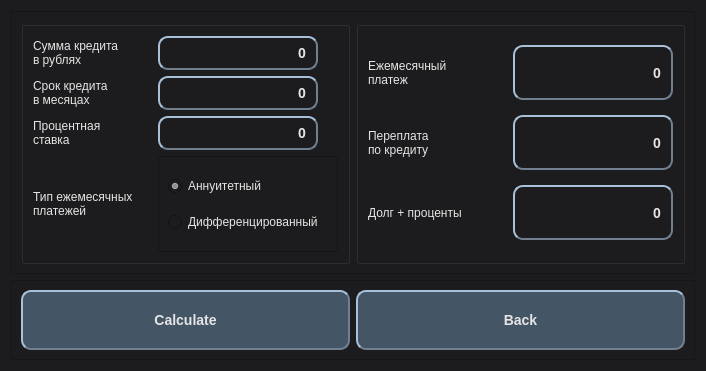
<?xml version="1.0" encoding="UTF-8"?>
<ui version="4.0">
 <class>Credit</class>
 <widget class="QWidget" name="Credit">
  <property name="geometry">
   <rect>
    <x>0</x>
    <y>0</y>
    <width>706</width>
    <height>371</height>
   </rect>
  </property>
  <property name="minimumSize">
   <size>
    <width>706</width>
    <height>371</height>
   </size>
  </property>
  <property name="maximumSize">
   <size>
    <width>706</width>
    <height>371</height>
   </size>
  </property>
  <property name="windowTitle">
   <string>Form</string>
  </property>
  <property name="styleSheet">
   <string notr="true">* {
	background-color: #1c1c1e; /* Темно-серый, ближе к черному */
	color: #e5e5e5; /* Светло-серый для текста */
	font-family: 'Open Sans';
}

QPushButton {
	background-color: #445566; /* Глубокий сине-серый */
    border-style: outset;
    border-width: 2px;
    border-radius: 10px;
    border-color: #708090; /* Стальной серый */
    font: bold 14px;
    padding: 6px;
}
QPushButton:hover {
	background-color: #567890; /* Насыщенный синий при наведении */
    border-style: inset;
}
QPushButton:pressed {
	background-color: #2a3b4c; /* Более темный синий при нажатии */
    border-style: inset;
}

QLineEdit{
	border-style: outset;
    border-width: 2px;
    border-radius: 10px;
    border-color: #708090; /* Стальной серый */
    font: bold 14px;
    padding: 6px;
}
#every_month_payment, #total, #overpayment{
	border-style: outset;
    border-width: 2px;
    border-radius: 10px;
    border-color: #708090; /* Стальной серый */
    font: bold 14px;
    padding: 6px;
}</string>
  </property>
  <layout class="QVBoxLayout" name="verticalLayout_2">
   <item>
    <widget class="QFrame" name="frame_2">
     <property name="sizePolicy">
      <sizepolicy hsizetype="Preferred" vsizetype="MinimumExpanding">
       <horstretch>0</horstretch>
       <verstretch>0</verstretch>
      </sizepolicy>
     </property>
     <property name="frameShape">
      <enum>QFrame::StyledPanel</enum>
     </property>
     <property name="frameShadow">
      <enum>QFrame::Raised</enum>
     </property>
     <layout class="QHBoxLayout" name="horizontalLayout">
      <item>
       <widget class="QGroupBox" name="groupBox">
        <property name="title">
         <string/>
        </property>
        <layout class="QGridLayout" name="gridLayout_2">
         <item row="1" column="0">
          <widget class="QLabel" name="label_term">
           <property name="text">
            <string>Срок кредита
в месяцах</string>
           </property>
           <property name="scaledContents">
            <bool>false</bool>
           </property>
          </widget>
         </item>
         <item row="3" column="1">
          <widget class="QFrame" name="frame">
           <property name="frameShape">
            <enum>QFrame::StyledPanel</enum>
           </property>
           <property name="frameShadow">
            <enum>QFrame::Raised</enum>
           </property>
           <layout class="QVBoxLayout" name="verticalLayout">
            <item>
             <widget class="QRadioButton" name="annuity">
              <property name="minimumSize">
               <size>
                <width>160</width>
                <height>0</height>
               </size>
              </property>
              <property name="maximumSize">
               <size>
                <width>160</width>
                <height>16777215</height>
               </size>
              </property>
              <property name="text">
               <string>Аннуитетный</string>
              </property>
              <property name="checked">
               <bool>true</bool>
              </property>
             </widget>
            </item>
            <item>
             <widget class="QRadioButton" name="differentiated">
              <property name="minimumSize">
               <size>
                <width>160</width>
                <height>0</height>
               </size>
              </property>
              <property name="maximumSize">
               <size>
                <width>160</width>
                <height>16777215</height>
               </size>
              </property>
              <property name="text">
               <string>Дифференцированный</string>
              </property>
             </widget>
            </item>
           </layout>
          </widget>
         </item>
         <item row="0" column="1">
          <widget class="QLineEdit" name="line_edit_summ">
           <property name="minimumSize">
            <size>
             <width>160</width>
             <height>0</height>
            </size>
           </property>
           <property name="maximumSize">
            <size>
             <width>160</width>
             <height>16777215</height>
            </size>
           </property>
           <property name="styleSheet">
            <string notr="true"/>
           </property>
           <property name="text">
            <string>0</string>
           </property>
           <property name="alignment">
            <set>Qt::AlignRight|Qt::AlignTrailing|Qt::AlignVCenter</set>
           </property>
          </widget>
         </item>
         <item row="0" column="0">
          <widget class="QLabel" name="label_summ">
           <property name="styleSheet">
            <string notr="true"/>
           </property>
           <property name="text">
            <string>Сумма кредита
в рублях</string>
           </property>
           <property name="scaledContents">
            <bool>false</bool>
           </property>
          </widget>
         </item>
         <item row="2" column="0">
          <widget class="QLabel" name="label_percent">
           <property name="text">
            <string>Процентная 
ставка</string>
           </property>
           <property name="scaledContents">
            <bool>false</bool>
           </property>
          </widget>
         </item>
         <item row="1" column="1">
          <widget class="QLineEdit" name="line_edit_mounth">
           <property name="minimumSize">
            <size>
             <width>160</width>
             <height>0</height>
            </size>
           </property>
           <property name="maximumSize">
            <size>
             <width>160</width>
             <height>16777215</height>
            </size>
           </property>
           <property name="text">
            <string>0</string>
           </property>
           <property name="alignment">
            <set>Qt::AlignRight|Qt::AlignTrailing|Qt::AlignVCenter</set>
           </property>
          </widget>
         </item>
         <item row="3" column="0">
          <widget class="QLabel" name="label_type">
           <property name="text">
            <string>Тип ежемесячных 
платежей</string>
           </property>
           <property name="scaledContents">
            <bool>false</bool>
           </property>
          </widget>
         </item>
         <item row="2" column="1">
          <widget class="QLineEdit" name="line_edit_percent">
           <property name="minimumSize">
            <size>
             <width>160</width>
             <height>0</height>
            </size>
           </property>
           <property name="maximumSize">
            <size>
             <width>160</width>
             <height>16777215</height>
            </size>
           </property>
           <property name="text">
            <string>0</string>
           </property>
           <property name="alignment">
            <set>Qt::AlignRight|Qt::AlignTrailing|Qt::AlignVCenter</set>
           </property>
          </widget>
         </item>
        </layout>
       </widget>
      </item>
      <item>
       <widget class="QGroupBox" name="groupBox_2">
        <property name="sizePolicy">
         <sizepolicy hsizetype="Expanding" vsizetype="Preferred">
          <horstretch>0</horstretch>
          <verstretch>0</verstretch>
         </sizepolicy>
        </property>
        <property name="title">
         <string/>
        </property>
        <layout class="QGridLayout" name="gridLayout">
         <item row="0" column="0">
          <widget class="QLabel" name="label_every_month_payment">
           <property name="text">
            <string>Ежемесячный 
платеж</string>
           </property>
           <property name="scaledContents">
            <bool>false</bool>
           </property>
          </widget>
         </item>
         <item row="0" column="1">
          <widget class="QLabel" name="every_month_payment">
           <property name="minimumSize">
            <size>
             <width>160</width>
             <height>55</height>
            </size>
           </property>
           <property name="maximumSize">
            <size>
             <width>160</width>
             <height>55</height>
            </size>
           </property>
           <property name="text">
            <string>0</string>
           </property>
           <property name="scaledContents">
            <bool>false</bool>
           </property>
           <property name="alignment">
            <set>Qt::AlignRight|Qt::AlignTrailing|Qt::AlignVCenter</set>
           </property>
          </widget>
         </item>
         <item row="1" column="0">
          <widget class="QLabel" name="label_overpayment">
           <property name="text">
            <string>Переплата
по кредиту</string>
           </property>
           <property name="scaledContents">
            <bool>false</bool>
           </property>
          </widget>
         </item>
         <item row="1" column="1">
          <widget class="QLabel" name="overpayment">
           <property name="minimumSize">
            <size>
             <width>160</width>
             <height>55</height>
            </size>
           </property>
           <property name="maximumSize">
            <size>
             <width>160</width>
             <height>55</height>
            </size>
           </property>
           <property name="text">
            <string>0</string>
           </property>
           <property name="scaledContents">
            <bool>false</bool>
           </property>
           <property name="alignment">
            <set>Qt::AlignRight|Qt::AlignTrailing|Qt::AlignVCenter</set>
           </property>
          </widget>
         </item>
         <item row="2" column="0">
          <widget class="QLabel" name="label_total">
           <property name="text">
            <string>Долг + проценты</string>
           </property>
           <property name="scaledContents">
            <bool>false</bool>
           </property>
          </widget>
         </item>
         <item row="2" column="1">
          <widget class="QLabel" name="total">
           <property name="minimumSize">
            <size>
             <width>160</width>
             <height>55</height>
            </size>
           </property>
           <property name="maximumSize">
            <size>
             <width>160</width>
             <height>55</height>
            </size>
           </property>
           <property name="text">
            <string>0</string>
           </property>
           <property name="scaledContents">
            <bool>false</bool>
           </property>
           <property name="alignment">
            <set>Qt::AlignRight|Qt::AlignTrailing|Qt::AlignVCenter</set>
           </property>
          </widget>
         </item>
        </layout>
       </widget>
      </item>
     </layout>
    </widget>
   </item>
   <item>
    <widget class="QFrame" name="frame_3">
     <property name="frameShape">
      <enum>QFrame::StyledPanel</enum>
     </property>
     <property name="frameShadow">
      <enum>QFrame::Raised</enum>
     </property>
     <layout class="QHBoxLayout" name="horizontalLayout_2">
      <item>
       <widget class="QPushButton" name="button_calc">
        <property name="sizePolicy">
         <sizepolicy hsizetype="Fixed" vsizetype="Fixed">
          <horstretch>0</horstretch>
          <verstretch>0</verstretch>
         </sizepolicy>
        </property>
        <property name="minimumSize">
         <size>
          <width>0</width>
          <height>60</height>
         </size>
        </property>
        <property name="maximumSize">
         <size>
          <width>9999</width>
          <height>60</height>
         </size>
        </property>
        <property name="styleSheet">
         <string notr="true"/>
        </property>
        <property name="text">
         <string>Calculate</string>
        </property>
       </widget>
      </item>
      <item>
       <widget class="QPushButton" name="button_back">
        <property name="sizePolicy">
         <sizepolicy hsizetype="Fixed" vsizetype="Fixed">
          <horstretch>0</horstretch>
          <verstretch>0</verstretch>
         </sizepolicy>
        </property>
        <property name="minimumSize">
         <size>
          <width>0</width>
          <height>60</height>
         </size>
        </property>
        <property name="maximumSize">
         <size>
          <width>9999</width>
          <height>60</height>
         </size>
        </property>
        <property name="styleSheet">
         <string notr="true"/>
        </property>
        <property name="text">
         <string>Back</string>
        </property>
       </widget>
      </item>
     </layout>
    </widget>
   </item>
  </layout>
 </widget>
 <resources/>
 <connections/>
</ui>
